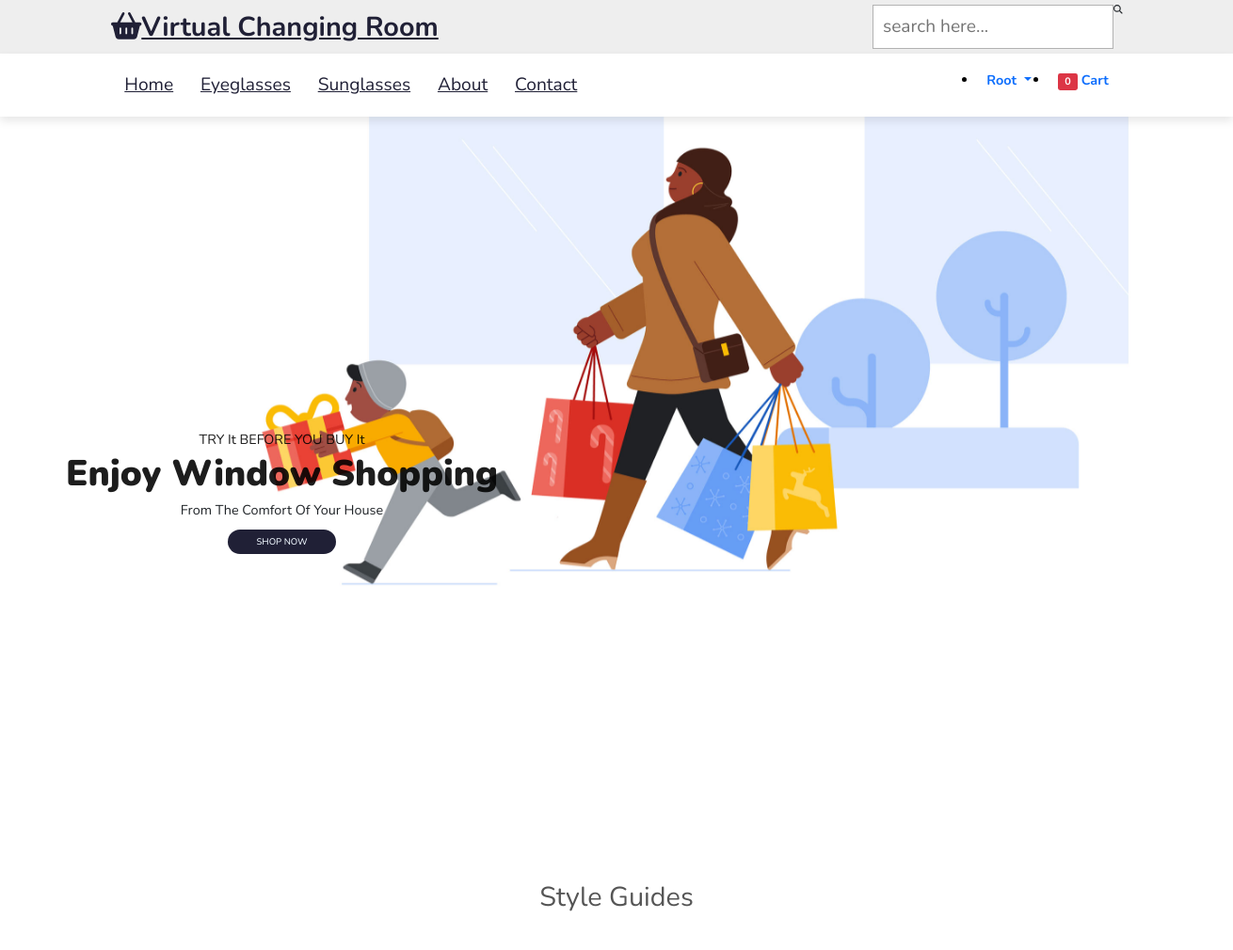
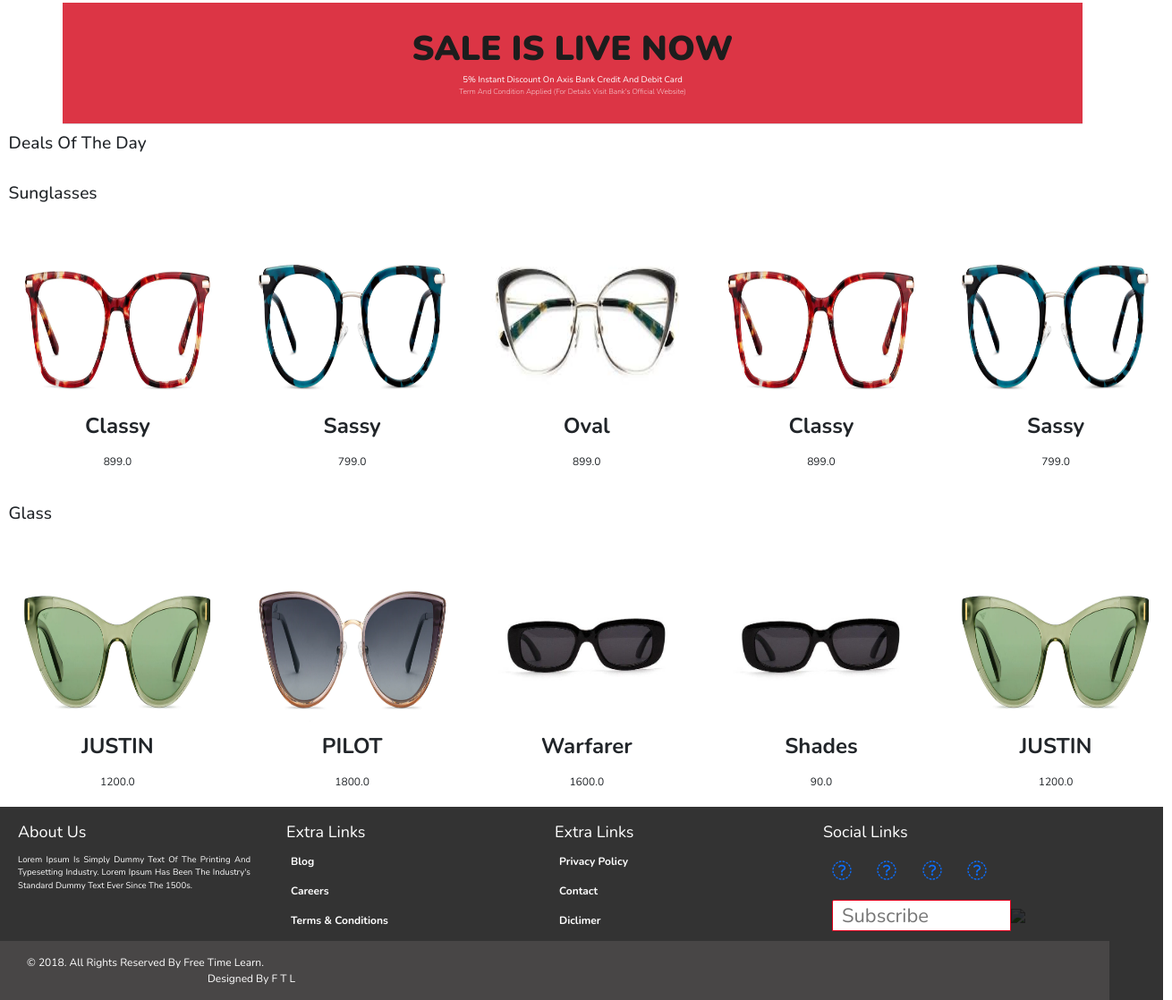
The app's page / (signed in) with its own data (2 pictures, top to bottom).
### app/models.py (models this page shows, shortened)
class Product(models.Model):
    title = models.CharField(max_length=100)
    selling_price = models.FloatField()
    discounted_price = models.FloatField()
    description = models.TextField()
    brand = models.CharField(max_length=100)
    category = models.CharField(choices=CATEGORY_CHOICES, max_length=10)
    product_img = models.ImageField(upload_to='product_image')

### app/views.py (the view)
# urls.py: path('', views.ProducView.as_view(), name='home'),
class ProducView(View):
    def get(self, request):
        totalitem = 0
        kids_wear = Product.objects.filter(category='MB')
        foot_wear = Product.objects.filter(category='LT')
        other_products = Product.objects.filter(id__range=(9, 19))
        if request.user.is_authenticated:
            totalitem = len(Cart.objects.filter(user=request.user))
        return render(request, 'app/home.html', {'kidswear':kids_wear, 'footwear':foot_wear, 'otherproduct':other_products, 'totalitem':totalitem})

### app/templates/app/home.html (shortened to what this page needs)
{% extends 'app/base.html' %}
{% load static %}
{% block banner_slider %}
<div id="carouselExampleControls" class="carousel slide" data-bs-ride="carousel">
  <div class="carousel-inner">
    <div class="carousel-item active">
      <img src="{% static 'app/images/banner/front.jpg' %}" class="d-block w-100" alt="..." />
    </div>
    <section id="tools">
      <div class="containerr">
      <h4>TRY It BEFORE YOU BUY It</h5>
      <h1>Enjoy <span>Window Shopping</span></h1>
      <p>from the comfort of your house</p>
         <button>Shop Now</button>
      </div>
  </div>
  <a class="carousel-control-prev" href="#carouselExampleControls" role="button" data-bs-slide="prev">
    <span class="carousel-control-prev-icon" aria-hidden="true"></span>
  </a>
  <a class="carousel-control-next" href="#carouselExampleControls" role="button" data-bs-slide="next">
    <span class="carousel-control-next-icon" aria-hidden="true"></span>
  </a>
</div>
<div class="titlee">
  Style Guides
  </div>
<div class="newIssue1">
</div>
<div class="bestSelling1">
</div>
{% endblock banner_slider %} {% block livesale %}
<div class="container">
  <div class="row bg-danger text-center p-5 text-white border-bottom shadow">
    <h1>SALE IS LIVE NOW</h1>
    <span>5% Instant Discount on Axis Bank Credit and Debit Card</span>
    <small class="fw-lighter">Term and Condition Applied (For details visit Bank's official
      Website)</small>
  </div>
</div>
{% endblock livesale %} {% block main-content %}
<div class="m-3">
  <h2>Deals of The Day</h2>
</div>
<div class="mx-3 my-5">
  <h2>sunglasses</h2>
  <div class="owl-carousel" id="slider2">
    {% for kw in kidswear %}
    <a href="{% url 'product-detail' kw.id %}" class="btn">
    <div class="item">
      <img src="{{kw.product_img.url}}" alt="" height="200px" /><span class="fw-bold">{{kw.title}}</span><br /><span
        class="fs-5">{{kw.discounted_price}}</span>
    </div>
  </a>
    {% endfor %}
  </div>
</div>
<div class="m-3">
  <h2>glass</h2>
  <div class="owl-carousel" id="slider3">
    {% for ft in footwear %}
    <a href="{% url 'product-detail' ft.id %}" class="btn">
    <div class="item">
      <img src="{{ft.product_img.url}}" alt="" height="200px" /><span class="fw-bold">{{ft.title}}</span><br /><span
        class="fs-5">{{ft.discounted_price}}</span>
    </div>
  </a>
    {% endfor %}
  </div>
</div>
{% endblock main-content %}

### app/templates/app/base.html (shortened to what this page needs)
<!doctype html>
{% load static %}
<html lang="en">
  <head>
    <link href="https://cdn.jsdelivr.net/npm/bootstrap@5.0.0-beta1/dist/css/bootstrap.min.css" rel="stylesheet">
    <link rel="stylesheet" href="{% static 'app/css/owl.carousel.min.css' %}">
    <link rel="stylesheet" href="{% static 'app/css/all.min.css' %}">
    <link rel="stylesheet" href="{% static 'app/css/style.css' %}">
    <link rel="stylesheet" href="{% static 'app/css/main.css' %}">
  </head>
  <body>
    <header>
      <div class="navbarr">
          <div class="header1">
              <a href="#"class="logo"><i class="fas fa-shopping-basket"></i>Virtual Changing Room</a>
              <form action=""class="serchcontainer">
              <input type="search"id="searchbar"placeholder="search here...">
              <label for="searchbar"class="fas fa-search"></label>
              </form>
          </div>
          <div class="header2">
              <nav class="navbar">
                  <a href="/">Home</a>
                  <a href={% url 'mobile' %}>Eyeglasses</a>
                  <a href={% url 'footwear' %}>sunglasses</a>
                  <a href={% url 'about' %}>About</a>
                  <a href="">Contact</a>
              </nav>
          <ul class="imp">
            {% if request.user.is_authenticated %}
           <li class="nav-item dropdown mx-2">
              <a class="nav-link dropdown-toggle text-black" href="#" id="profileDropdown" role="button" data-bs-toggle="dropdown" aria-expanded="false">
                {{user.username}}
              </a>
            </li>
            <li class="nav-item mx-2">
             <a href="{% url 'showcart' %}" class="nav-link text-black"><span class="badge bg-danger">{{totalitem}}</span> Cart </a>
            </li>
            {% endif %}
          </ul>
         </div>
       </div>
    {% block banner_slider %} {% endblock banner_slider %}
    {% block livesale %} {% endblock livesale %}
    {% block main-content %} {% endblock main-content %}
    <div class="footer">
      <div class="footer-parts">
          <div class="footer-parts-h4">About Us</div>
          <div class="about-footer">Lorem Ipsum is simply dummy text of the printing and typesetting industry. Lorem Ipsum has been the industry's standard dummy text ever since the 1500s.</div>
      </div>
      <div class="footer-parts">
          <div class="footer-parts-h4">Extra Links</div>
          <ul>
              <li><a href="#">Blog</a></li>
              <li><a href="#">Careers</a></li>
              <li><a href="#">Terms &amp; Conditions</a></li>
          </ul>
      </div>
      <div class="footer-parts">
          <div class="footer-parts-h4">Extra Links</div>
          <ul>
              <li><a href="#">Privacy Policy</a></li>
              <li><a href="#">Contact</a></li>
              <li><a href="#">Diclimer</a></li>
          </ul>
      </div>
      <div class="footer-parts">
          <div class="footer-parts-h4">Social Links</div><br />
          <div style="padding-left:20px; font-size:22px;">
              <a href="https://www.facebook.com/freetimelearn/" target="_blank"><i class="fa fa-facebook"></i></a> &nbsp; &nbsp;
              <a href="https://www.linkedin.com/in/free-time-learn-07598b143/" target="_blank"><i class="fa fa-linkedin"></i></a> &nbsp; &nbsp;
              <a href="https://twitter.com/freetimelearn" target="_blank"><i class="fa fa-twitter"></i></a> &nbsp; &nbsp;
              <a href="https://plus.google.com/101612697119159092378" target="_blank"><i class="fa fa-google-plus"></i></a>
          </div>
          <div style="padding-left:20px; padding-top:15px; font-size:22px;">
              <form action="" method="post">
                  <a href="#!"><input type="text" class="form-2" placeholder="Subscribe"><img src="images/search.png" /></a>
              </form>
          </div>
      </div>
      <div class="clearfix"></div>
      <div class="copyrights">
          <div class="copyrights-left">
          &copy; 2018. All rights reserved by <a href="http://www.freetimelearning.com" target="_blank">Free Time Learn</a>.
          </div>
          <div class="copyrights-right">
              Designed by <a href="http://www.freetimelearning.com" target="_blank">F T L</a>
          </div>
      </div>
  </div>
  </body>
</html>

### app/static/app/css/style.css (style rules this page uses)
.owl-carousel .item { font-size: 24px; text-align: center; margin-top: 20px;; }

### app/static/app/css/main.css (style rules this page uses)
:root { --green:#5dae27; --orange:rgb(224, 155, 26); --black:#202036; }
img { mix-blend-mode: multiply; }
* { font-family: 'Nunito',sans-serif; margin: 0; padding: 0; box-sizing: border-box; text-decoration: none; text-transform: capitalize; transition: all .2s linear; }
html { font-size: 60%; scroll-padding-top: 6rem; scroll-behavior: smooth; overflow-x: hidden; }
h1 { font-size: 4rem; font-weight: 900; color:#1d1d1d; }
h4 { font-size: 1.5rem; font-weight: 400; color: #1d1d1d; }
p { font-size: 1.5rem; }
button { font-size: 0.8 rem; font-weight: 500; outline: none; border: none; border-radius: 70px; background-color: #202036; color:aliceblue; padding:6px 30px; cursor: pointer; text-transform: uppercase; transition: 0.3 ease; }
.header1 { background:#eee; display: flex; align-items: center; justify-content: space-between; padding:0.5rem 9%; }
.logo { color: var(--black); font-weight: bold; font-size: 3rem; animation:moveright 1s linear 1; animation-delay: 0.5s; visibility: hidden; animation-fill-mode: forwards; }
.header1 .serchcontainer { display: flex; height: 4 rem; }
.header1 .serchcontainer #searchbar { height: 100%; width: 100%; padding: 1rem; font-size: 2rem; color: #333; border: .1rem solid rgba(0,0,0,.3); text-transform: none; }
.header2 { background: #fff; display: flex; align-items: center; justify-content: space-between; padding:1rem 9%; box-shadow: 0 .5rem 1rem rgba(0,0,0,.1); position: relative; animation: moveright 1s linear 1; animation-delay: 0.5s; visibility: hidden; animation-fill-mode:forwards ; }
.header2 .navbar a { padding: .5rem 1.5rem; font-size: 2rem; border-radius: .5rem; color: var(--black); }
.imp { justify-content: space-between; display: flex; height: 4 rem; font-size: 1.5rem; font-weight: bold; color: #000; }
.containerr { margin-left: 70px; text-align: center; }
.container { margin-left: 70px; text-align: center; animation:movedown 1s linear 1; animation-delay: 1.5s; visibility: hidden; animation-fill-mode: forwards; overflow: hidden; }
#tools { background-image: url(img/imp.webp); width: 100%; height: 100vh; background-size:cover ; background-position:top 20px center; display: flex; flex-direction:column ; justify-content: center; align-items:flex-start ; animation: change 3s infinite ease-in-out; }
.titlee { font-size: 3rem; text-align: center; line-height: 60px; color: #555; }
.footer { width:1300px; float:left; background:#333; }
.footer-parts { width:300px; float:left; padding:0px 10px; }
.footer-parts-h4 { font-size:18px; padding:15px 10px 0px; color:#FFF; }
.footer-parts ul { list-style:none; padding:0px; }
.footer-parts ul li { list-style:none; font-size:12px; padding:5px; margin:5px 0px; font-weight:bold; }
.footer-parts ul li a { padding:8px 10px; margin:2px 0px; text-decoration:none; color:#FFF; }
.copyrights { width:1240px; font-size:12px; background:rgb(72, 70, 70); float:left; padding:15px 30px 15px 30px; color:#FFF; }
.copyrights-left { width:940px; float:left; }
.copyrights-left a { color:#FFF; text-decoration:none; }
.copyrights-right { width:300px; float:left; text-align:right; }
.copyrights-right a { color:#FFF; text-decoration:none; }
.about-footer { padding:10px 10px; width:280px; color:#FFF; float:left; text-align:justify; }
.form-2 { height:35px; width:200px; padding:0px 10px; float:left; border:1px solid #df001a; border-radius:2px 0px 0px 0px; }

### records on screen
Product: product_img (picture), title "Classy", discounted_price "899.0"
Product: product_img (picture), title "Sassy", discounted_price "799.0"
Product: product_img (picture), title "Oval", discounted_price "899.0"
Product: product_img (picture), title "JUSTIN", discounted_price "1200.0"
Product: product_img (picture), title "PILOT", discounted_price "1800.0"
Product: product_img (picture), title "Warfarer", discounted_price "1600.0"
Product: product_img (picture), title "Shades", discounted_price "90.0"

### other values on screen
{{ user.username }} "Root"
{{ totalitem }} "0"
